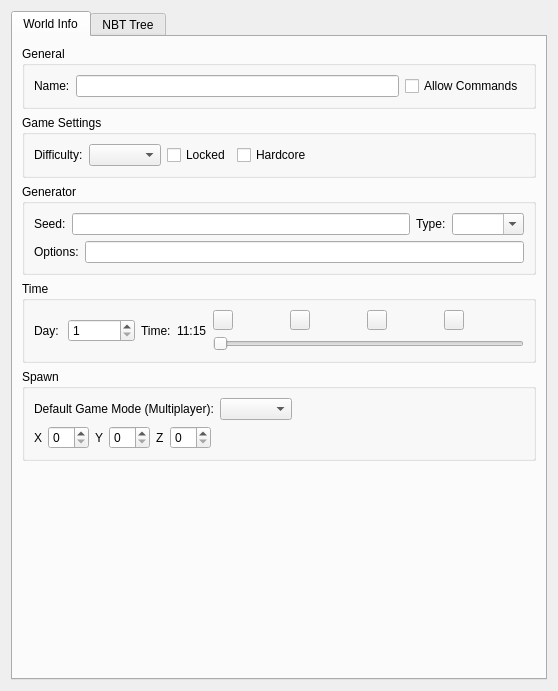
<?xml version="1.0" encoding="UTF-8"?>
<ui version="4.0">
 <class>Form</class>
 <widget class="QWidget" name="Form">
  <property name="geometry">
   <rect>
    <x>0</x>
    <y>0</y>
    <width>558</width>
    <height>691</height>
   </rect>
  </property>
  <property name="windowTitle">
   <string>Edit World Info</string>
  </property>
  <layout class="QVBoxLayout" name="verticalLayout_1">
   <item>
    <widget class="QTabWidget" name="tabWidget">
     <property name="enabled">
      <bool>true</bool>
     </property>
     <property name="currentIndex">
      <number>0</number>
     </property>
     <widget class="QWidget" name="worldMetaTab">
      <attribute name="title">
       <string>World Info</string>
      </attribute>
      <layout class="QVBoxLayout" name="verticalLayout_2">
       <item>
        <widget class="QGroupBox" name="generalGroupBox">
         <property name="title">
          <string>General</string>
         </property>
         <layout class="QHBoxLayout" name="horizontalLayout_6">
          <item>
           <widget class="QLabel" name="label_8">
            <property name="text">
             <string>Name:</string>
            </property>
           </widget>
          </item>
          <item>
           <widget class="QLineEdit" name="worldNameLineEdit"/>
          </item>
          <item>
           <layout class="QHBoxLayout" name="horizontalLayout_5"/>
          </item>
          <item>
           <widget class="QCheckBox" name="commandsBool">
            <property name="text">
             <string>Allow Commands</string>
            </property>
           </widget>
          </item>
         </layout>
        </widget>
       </item>
       <item>
        <widget class="QGroupBox" name="settingsGroupBox">
         <property name="title">
          <string>Game Settings</string>
         </property>
         <layout class="QVBoxLayout" name="verticalLayout_3">
          <item>
           <layout class="QHBoxLayout" name="horizontalLayout_2">
            <item>
             <widget class="QLabel" name="label_2">
              <property name="text">
               <string>Difficulty:</string>
              </property>
             </widget>
            </item>
            <item>
             <widget class="QComboBox" name="worldDifficultyCombo"/>
            </item>
            <item>
             <widget class="QCheckBox" name="lockedDifficultyBool">
              <property name="text">
               <string>Locked</string>
              </property>
             </widget>
            </item>
            <item>
             <widget class="QCheckBox" name="hardcoreBool">
              <property name="text">
               <string>Hardcore</string>
              </property>
             </widget>
            </item>
            <item>
             <spacer name="horizontalSpacer">
              <property name="orientation">
               <enum>Qt::Horizontal</enum>
              </property>
              <property name="sizeHint" stdset="0">
               <size>
                <width>40</width>
                <height>20</height>
               </size>
              </property>
             </spacer>
            </item>
           </layout>
          </item>
         </layout>
        </widget>
       </item>
       <item>
        <widget class="QGroupBox" name="generatorGroupBox">
         <property name="title">
          <string>Generator</string>
         </property>
         <layout class="QVBoxLayout" name="verticalLayout_4">
          <item>
           <layout class="QHBoxLayout" name="horizontalLayout">
            <item>
             <widget class="QLabel" name="label_4">
              <property name="text">
               <string>Seed:</string>
              </property>
             </widget>
            </item>
            <item>
             <widget class="QLineEdit" name="generatorSeedLineEdit">
              <property name="sizePolicy">
               <sizepolicy hsizetype="Expanding" vsizetype="Fixed">
                <horstretch>0</horstretch>
                <verstretch>0</verstretch>
               </sizepolicy>
              </property>
              <property name="maximumSize">
               <size>
                <width>16777215</width>
                <height>16777215</height>
               </size>
              </property>
             </widget>
            </item>
            <item>
             <widget class="QLabel" name="label_3">
              <property name="text">
               <string>Type:</string>
              </property>
             </widget>
            </item>
            <item>
             <widget class="QComboBox" name="generatorTypeCombo">
              <property name="editable">
               <bool>true</bool>
              </property>
             </widget>
            </item>
           </layout>
          </item>
          <item>
           <layout class="QHBoxLayout" name="horizontalLayout_9">
            <item>
             <widget class="QLabel" name="label_5">
              <property name="text">
               <string>Options:</string>
              </property>
             </widget>
            </item>
            <item>
             <widget class="QLineEdit" name="generatorOptionsLineEdit"/>
            </item>
           </layout>
          </item>
         </layout>
        </widget>
       </item>
       <item>
        <widget class="QGroupBox" name="groupBox">
         <property name="title">
          <string>Time</string>
         </property>
         <layout class="QVBoxLayout" name="verticalLayout_5">
          <item>
           <layout class="QHBoxLayout" name="horizontalLayout_4">
            <property name="sizeConstraint">
             <enum>QLayout::SetDefaultConstraint</enum>
            </property>
            <item>
             <widget class="QLabel" name="label_6">
              <property name="text">
               <string>Day: </string>
              </property>
             </widget>
            </item>
            <item>
             <widget class="QSpinBox" name="timeDays">
              <property name="minimum">
               <number>1</number>
              </property>
              <property name="maximum">
               <number>1000000000</number>
              </property>
             </widget>
            </item>
            <item>
             <widget class="QLabel" name="label_7">
              <property name="text">
               <string>Time:</string>
              </property>
             </widget>
            </item>
            <item>
             <widget class="QLabel" name="timeLabel">
              <property name="text">
               <string>11:15</string>
              </property>
             </widget>
            </item>
            <item>
             <layout class="QVBoxLayout" name="verticalLayout_7">
              <item>
               <layout class="QHBoxLayout" name="horizontalLayout_3">
                <item>
                 <widget class="QPushButton" name="nightButton">
                  <property name="maximumSize">
                   <size>
                    <width>20</width>
                    <height>20</height>
                   </size>
                  </property>
                  <property name="toolTip">
                   <string>Midnight</string>
                  </property>
                  <property name="text">
                   <string/>
                  </property>
                 </widget>
                </item>
                <item>
                 <spacer name="horizontalSpacer_2">
                  <property name="orientation">
                   <enum>Qt::Horizontal</enum>
                  </property>
                  <property name="sizeHint" stdset="0">
                   <size>
                    <width>40</width>
                    <height>20</height>
                   </size>
                  </property>
                 </spacer>
                </item>
                <item>
                 <widget class="QPushButton" name="dawnButton">
                  <property name="maximumSize">
                   <size>
                    <width>20</width>
                    <height>20</height>
                   </size>
                  </property>
                  <property name="toolTip">
                   <string>Dawn</string>
                  </property>
                  <property name="text">
                   <string/>
                  </property>
                  <property name="autoDefault">
                   <bool>false</bool>
                  </property>
                  <property name="default">
                   <bool>false</bool>
                  </property>
                  <property name="flat">
                   <bool>false</bool>
                  </property>
                 </widget>
                </item>
                <item>
                 <spacer name="horizontalSpacer_3">
                  <property name="orientation">
                   <enum>Qt::Horizontal</enum>
                  </property>
                  <property name="sizeHint" stdset="0">
                   <size>
                    <width>40</width>
                    <height>20</height>
                   </size>
                  </property>
                 </spacer>
                </item>
                <item>
                 <widget class="QPushButton" name="noonButton">
                  <property name="maximumSize">
                   <size>
                    <width>20</width>
                    <height>20</height>
                   </size>
                  </property>
                  <property name="toolTip">
                   <string>Noon</string>
                  </property>
                  <property name="text">
                   <string/>
                  </property>
                 </widget>
                </item>
                <item>
                 <spacer name="horizontalSpacer_4">
                  <property name="orientation">
                   <enum>Qt::Horizontal</enum>
                  </property>
                  <property name="sizeHint" stdset="0">
                   <size>
                    <width>40</width>
                    <height>20</height>
                   </size>
                  </property>
                 </spacer>
                </item>
                <item>
                 <widget class="QPushButton" name="eveningButton">
                  <property name="maximumSize">
                   <size>
                    <width>20</width>
                    <height>20</height>
                   </size>
                  </property>
                  <property name="toolTip">
                   <string>Evening</string>
                  </property>
                  <property name="text">
                   <string/>
                  </property>
                 </widget>
                </item>
                <item>
                 <spacer name="horizontalSpacer_8">
                  <property name="orientation">
                   <enum>Qt::Horizontal</enum>
                  </property>
                  <property name="sizeHint" stdset="0">
                   <size>
                    <width>60</width>
                    <height>20</height>
                   </size>
                  </property>
                 </spacer>
                </item>
               </layout>
              </item>
              <item>
               <widget class="QSlider" name="timeSlider">
                <property name="maximum">
                 <number>23999</number>
                </property>
                <property name="singleStep">
                 <number>10</number>
                </property>
                <property name="sliderPosition">
                 <number>0</number>
                </property>
                <property name="orientation">
                 <enum>Qt::Horizontal</enum>
                </property>
               </widget>
              </item>
             </layout>
            </item>
           </layout>
          </item>
         </layout>
        </widget>
       </item>
       <item>
        <widget class="QGroupBox" name="spawnGroupBox">
         <property name="title">
          <string>Spawn</string>
         </property>
         <layout class="QVBoxLayout" name="verticalLayout_6" stretch="0,0">
          <item>
           <layout class="QHBoxLayout" name="horizontalLayout_8">
            <item>
             <widget class="QLabel" name="label_9">
              <property name="text">
               <string>Default Game Mode (Multiplayer):</string>
              </property>
             </widget>
            </item>
            <item>
             <widget class="QComboBox" name="defaultGamemodeCombo"/>
            </item>
            <item>
             <spacer name="horizontalSpacer_5">
              <property name="orientation">
               <enum>Qt::Horizontal</enum>
              </property>
              <property name="sizeHint" stdset="0">
               <size>
                <width>40</width>
                <height>20</height>
               </size>
              </property>
             </spacer>
            </item>
           </layout>
          </item>
          <item>
           <layout class="QHBoxLayout" name="horizontalLayout_7">
            <item>
             <widget class="QLabel" name="label_10">
              <property name="text">
               <string>X</string>
              </property>
             </widget>
            </item>
            <item>
             <widget class="QSpinBox" name="spawnX"/>
            </item>
            <item>
             <widget class="QLabel" name="label_11">
              <property name="text">
               <string>Y</string>
              </property>
             </widget>
            </item>
            <item>
             <widget class="QSpinBox" name="spawnY"/>
            </item>
            <item>
             <widget class="QLabel" name="label_12">
              <property name="text">
               <string>Z</string>
              </property>
             </widget>
            </item>
            <item>
             <widget class="QSpinBox" name="spawnZ"/>
            </item>
            <item>
             <spacer name="horizontalSpacer_6">
              <property name="orientation">
               <enum>Qt::Horizontal</enum>
              </property>
              <property name="sizeHint" stdset="0">
               <size>
                <width>40</width>
                <height>20</height>
               </size>
              </property>
             </spacer>
            </item>
           </layout>
          </item>
         </layout>
        </widget>
       </item>
       <item>
        <spacer name="verticalSpacer">
         <property name="orientation">
          <enum>Qt::Vertical</enum>
         </property>
         <property name="sizeHint" stdset="0">
          <size>
           <width>20</width>
           <height>40</height>
          </size>
         </property>
        </spacer>
       </item>
      </layout>
     </widget>
     <widget class="QWidget" name="nbtTreeTab">
      <attribute name="title">
       <string>NBT Tree</string>
      </attribute>
      <layout class="QVBoxLayout" name="verticalLayout">
       <property name="margin">
        <number>0</number>
       </property>
       <item>
        <widget class="NBTEditorWidget" name="worldNBTEditor" native="true"/>
       </item>
      </layout>
     </widget>
    </widget>
   </item>
  </layout>
 </widget>
 <customwidgets>
  <customwidget>
   <class>NBTEditorWidget</class>
   <extends>QWidget</extends>
   <header>nbteditorwidget.h</header>
   <container>1</container>
  </customwidget>
 </customwidgets>
 <resources/>
 <connections/>
</ui>
